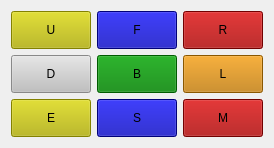
  <widget class="QWidget" name="gridLayoutWidget_5">
   <property name="geometry">
    <rect>
     <x>1060</x>
     <y>690</y>
     <width>151</width>
     <height>104</height>
    </rect>
   </property>
   <layout class="QGridLayout" name="Choose_rotation">
    <item row="0" column="0">
     <widget class="QPushButton" name="U">
      <property name="mouseTracking">
       <bool>false</bool>
      </property>
      <property name="styleSheet">
       <string notr="true">QPushButton{
  background-color: rgb(183, 180, 0);
  width: 45px;
  height: 30px;
}

QPushButton:hover {
  background-color: gray;
}

QPushButton:pressed {
  background-color: yellow;
}</string>
      </property>
      <property name="text">
       <string>U</string>
      </property>
     </widget>
    </item>
    <item row="1" column="1">
     <widget class="QPushButton" name="B">
      <property name="styleSheet">
       <string notr="true">QPushButton{
  background-color: green;
  width: 45px;
  height: 30px;
}

QPushButton:hover {
  background-color: gray;
}

QPushButton:pressed {
  background-color: rgb(0, 160, 0);
}</string>
      </property>
      <property name="text">
       <string>B</string>
      </property>
     </widget>
    </item>
    <item row="1" column="0">
     <widget class="QPushButton" name="D">
      <property name="styleSheet">
       <string notr="true">QPushButton{
  background-color: silver;
  width: 45px;
  height: 30px;
}

QPushButton:hover {
  background-color: gray;

}

QPushButton:pressed {
  background-color: white;
}</string>
      </property>
      <property name="text">
       <string>D</string>
      </property>
     </widget>
    </item>
    <item row="2" column="1">
     <widget class="QPushButton" name="S">
      <property name="styleSheet">
       <string notr="true">QPushButton{
  background-color: rgb(0, 0, 170);
  width: 45px;
  height: 30px;
}

QPushButton:hover {
  background-color: gray;
}

QPushButton:pressed {
  background-color: blue;
}</string>
      </property>
      <property name="text">
       <string>S</string>
      </property>
     </widget>
    </item>
    <item row="0" column="1">
     <widget class="QPushButton" name="F">
      <property name="styleSheet">
       <string notr="true">QPushButton{
  background-color: rgb(0, 0, 170);
  width: 45px;
  height: 30px;
}

QPushButton:hover {
  background-color: gray;
}

QPushButton:pressed {
  background-color: blue;
}</string>
      </property>
      <property name="text">
       <string>F</string>
      </property>
     </widget>
    </item>
    <item row="2" column="0">
     <widget class="QPushButton" name="E">
      <property name="styleSheet">
       <string notr="true">QPushButton{
  background-color: rgb(183, 180, 0);
  width: 45px;
  height: 30px;
}

QPushButton:hover {
  background-color: gray;
}

QPushButton:pressed {
  background-color: yellow;
}</string>
      </property>
      <property name="text">
       <string>E</string>
      </property>
     </widget>
    </item>
    <item row="0" column="2">
     <widget class="QPushButton" name="R">
      <property name="enabled">
       <bool>true</bool>
      </property>
      <property name="styleSheet">
       <string notr="true">QPushButton{
  background-color: rgb(160, 0, 0);
  width: 45px;
  height: 30px;
}

QPushButton:hover {
  background-color: gray;
}

QPushButton:pressed {
  background-color: red;
}</string>
      </property>
      <property name="text">
       <string>R</string>
      </property>
     </widget>
    </item>
    <item row="1" column="2">
     <widget class="QPushButton" name="L">
      <property name="styleSheet">
       <string notr="true">QPushButton{
  background-color: rgb(193, 122, 0);
  width: 45px;
  height: 30px;
}

QPushButton:hover {
  background-color: gray;
}

QPushButton:pressed {
  background-color: orange;
}</string>
      </property>
      <property name="text">
       <string>L</string>
      </property>
     </widget>
    </item>
    <item row="2" column="2">
     <widget class="QPushButton" name="M">
      <property name="styleSheet">
       <string notr="true">QPushButton{
  background-color: rgb(160, 0, 0);
  width: 45px;
  height: 30px;
}

QPushButton:hover {
  background-color: gray;
}

QPushButton:pressed {
  background-color: red;
}</string>
      </property>
      <property name="text">
       <string>M</string>
      </property>
     </widget>
    </item>
   </layout>
  </widget>
